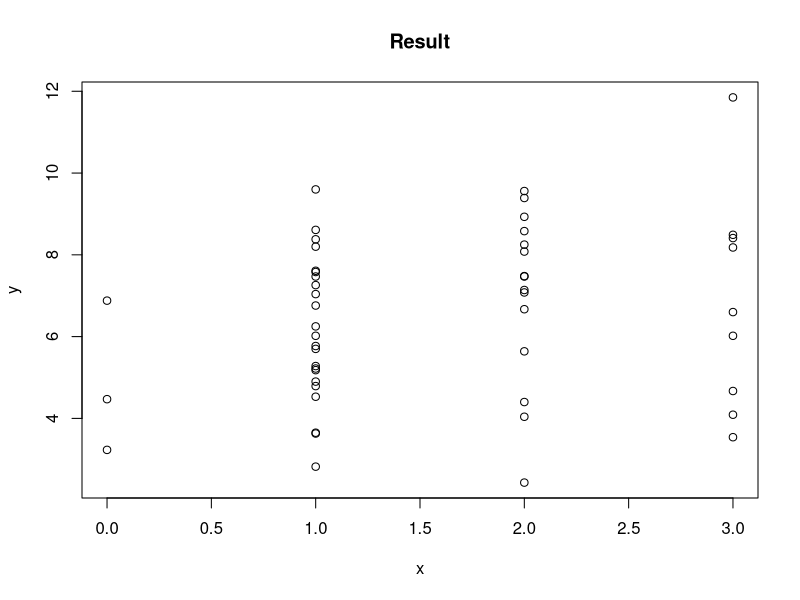
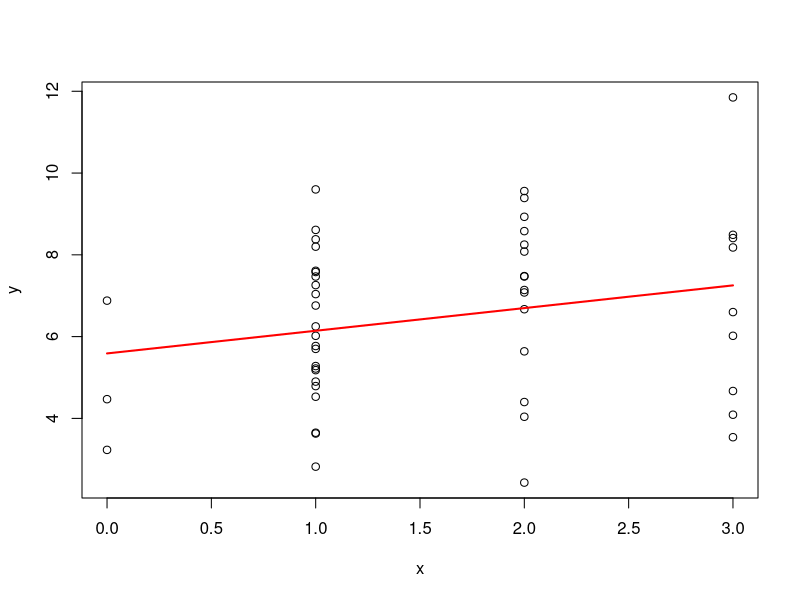
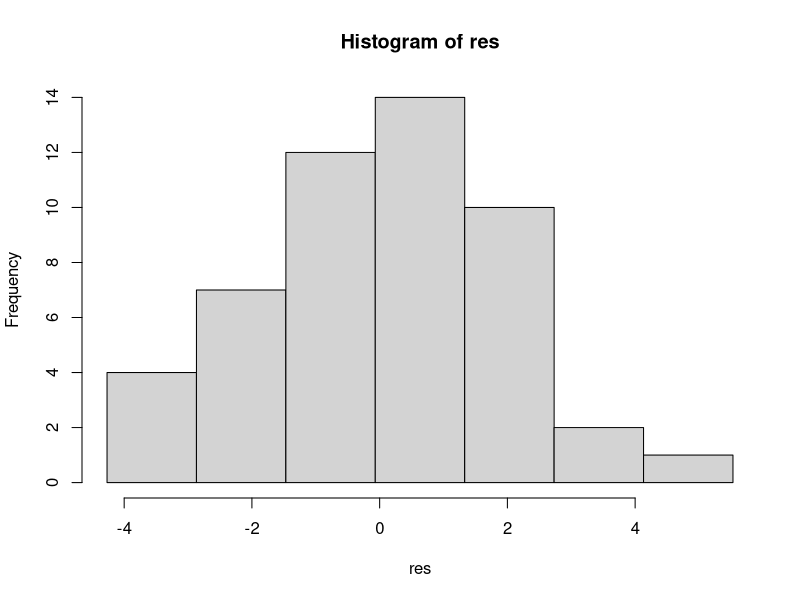
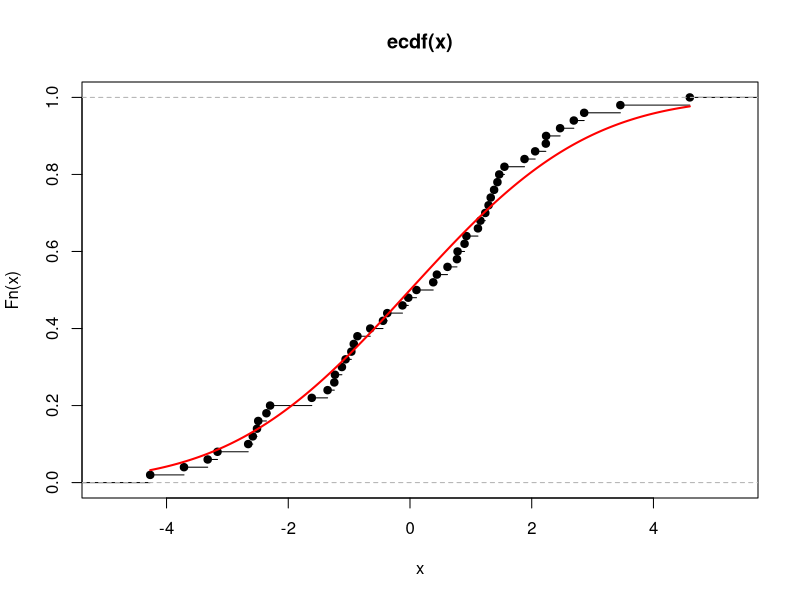
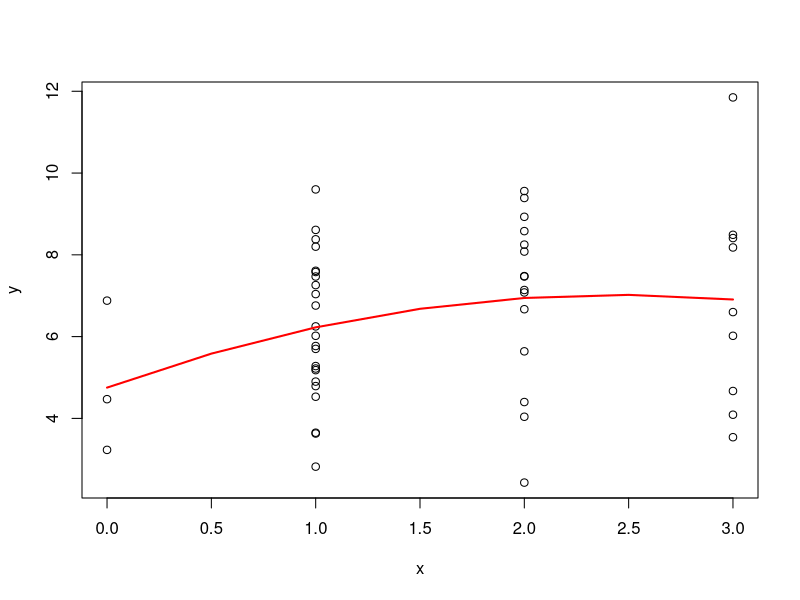
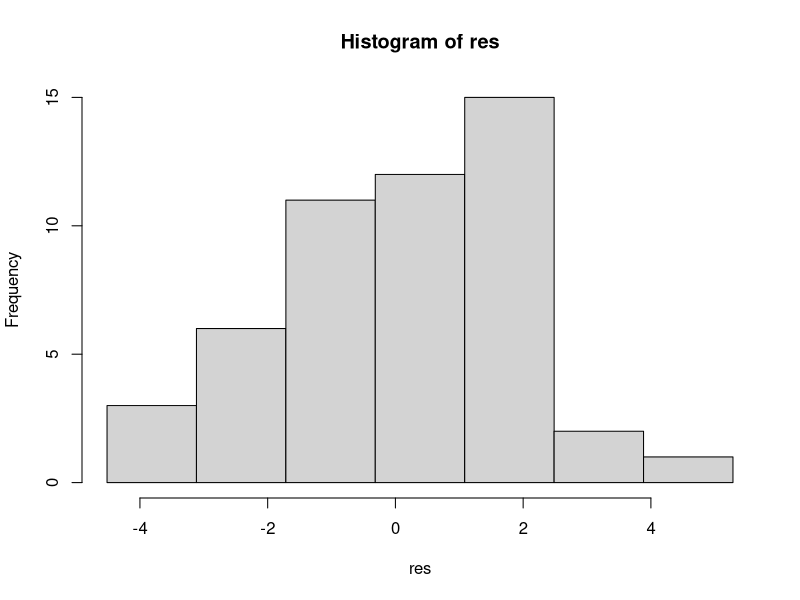
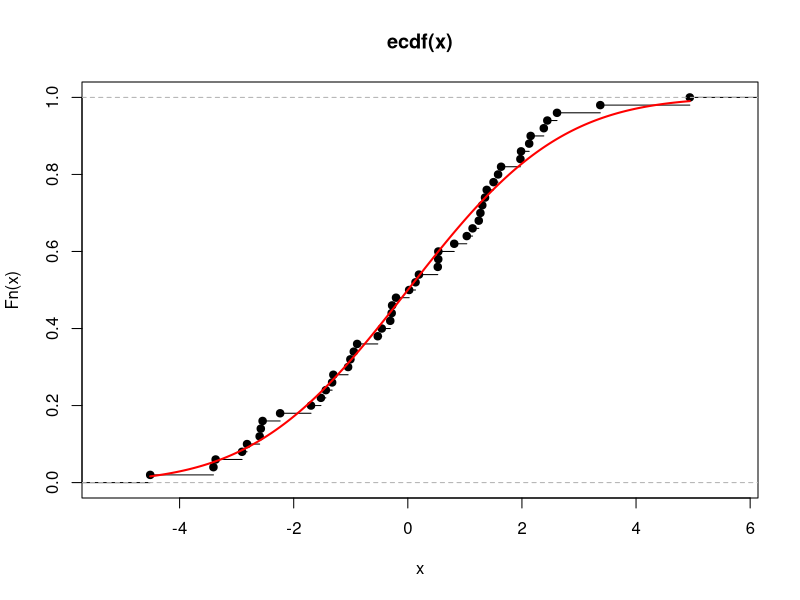

These figures' R source, in order:
## ---- chunk 1
x <- c(1,3,0,3,1,2,1,2,1,2,2,3,1,2,1,3,2,1,1,1,2,3,2,1,3,1,1,1,3,1,0,1,1,3,1,3,2,1,2,1,2,2,1,0,2,1,2,1,1,2)
y <- c(9.60, 6.02, 3.23, 8.41, 3.63, 8.25, 6.25, 7.48, 7.61, 5.64, 4.40, 4.09, 7.04, 8.93, 6.02, 8.49, 7.08,
         7.58, 8.20, 7.47, 7.47, 6.60, 7.14, 5.18, 3.54, 5.28, 5.77, 4.90, 4.67, 5.70, 6.88, 4.53, 7.26, 8.18,
         5.22, 11.85, 8.58, 2.82, 2.43, 3.65, 6.67, 8.08, 6.76, 4.47, 4.04, 8.61, 9.39, 8.38, 4.79, 9.56)

al<- 0.2
h <-1.4
## ---- chunk 2
plot(x,y,main="Result")
## ---- chunk 3

## ---- chunk 4
dat<-data.frame(y=y,x=x)
dat1<-dat[order(x),]
## ---- chunk 5
n<-length(y)
x0<-array(1,dim=n)
X<-t(matrix(c(x0,x),nrow=n,ncol=2))
Y<-as.matrix(y)
S<-X%*%t(X)
S1<-solve(S)
bhat<-S1%*%X%*%Y
## ---- chunk 6
plot(x, y)
x1 <- seq(from = min(x), to = max(x), by = (0.5))
y1 <- bhat[1] + bhat[2] * x1
points(x1, y1, "l", col="red", lwd=2)
## ---- chunk 7
  res<-Y-t(X)%*%as.matrix(bhat)
SS<-sum(res^2)
s2<-SS/(n-2)
## ---- chunk 8
brk<-seq(min(res), max(res) + h, by=h)
hist(res,breaks=brk)
## ---- chunk 9
hh<-hist(res,breaks=brk,plot=FALSE)
nu<-hh$counts
breaks = hh$breaks;
r = length(breaks) - 1
l.b<-length(brk)
csq0<-function(s){
  if (s>0){
    p<-pnorm(brk[2:l.b],0,s)-pnorm(brk[1:(l.b-1)],0,s)
    return(sum((nu-n*p)^2/n/p))
  } else {
    return(Inf)
  }
}
csq.s<-nlm(csq0,p=sqrt(s2))$minimum
pv<-pchisq(csq.s,r - 2,lower.tail=FALSE)
## ---- chunk 10
kolm.stat<-function(s){
  sres<-sort(res)
  fdistr<-pnorm(sres,0,s)
  max(abs(c(0:(n-1))/n-fdistr),abs(c(1:n)/n-fdistr))
}
ks.dist<-nlm(kolm.stat,p=sqrt(s2))$minimum


## ---- chunk 11
x2<-c(0:1000)*(max(res)-min(res))/1000+min(res)
y2<-pnorm(x2,0,nlm(kolm.stat,p=sqrt(s2))$estimate)

plot.ecdf(res)
points(x2,y2,"l",col="red",lwd=2)
## ---- chunk 12
C<-diag(c(1,1))
ph<-bhat
V<-diag(S1)
xa<-qt(1-al/2,n-2)
s1<-sqrt(s2)
d<-xa*s1*sqrt(V)
CI<-data.frame(lw=ph-d,up=ph+d)
## ---- chunk 13
print(bhat)
## ---- chunk 14
print(S1)
## ---- chunk 15
FST<-bhat[2]^2/V[2]/s2
pv.f<-pf(FST,1,n-2,lower.tail=FALSE)
## ---- chunk 16
x0 <- array(1, dim=n)
X <- t(matrix(c(x0, x, x^2), nrow=n, ncol=3))
Y <- as.matrix(y)
S <- X%*%t(X)
S1 <- solve(S)
bht <- S1%*%X%*%Y
## ---- chunk 17
plot(x, y)
x1 <- seq(from = min(x), to = max(x), by = (0.5))
y1 <- bht[1] + bht[2] * x1 + bht[3] * x1^2
points(x1, y1, "l", col="red", lwd=2)
## ---- chunk 18
res<-Y-t(X)%*%as.matrix(bht)
SS<-sum(res^2)
s2<-SS/(n-2)
## ---- chunk 19
brk<-seq(min(res), max(res) + h, by=h)
hist(res,breaks=brk)
## ---- chunk 20
l.b<-length(brk)
brk[1]<- -Inf
brk[l.b]<-Inf
#r = length(breaks) - 1
hh<-hist(res,breaks=brk,plot=FALSE)
nu<-hh$counts
breaks = hh$breaks;
r = length(breaks) - 1

l.b<-length(brk)
csq0<-function(s){
  if (s>0){
    p<-pnorm(brk[2:l.b],0,s)-pnorm(brk[1:(l.b-1)],0,s)
    return(sum((nu-n*p)^2/n/p))
  } else {
    return(Inf)
  }
}
csq.s<-nlm(csq0,p=sqrt(s2))$minimum
pv<-pchisq(csq.s,r-3,lower.tail=FALSE)

## ---- chunk 21
kolm.stat<-function(s){
  sres<-sort(res)
  fdistr<-pnorm(sres,0,s)
  max(abs(c(0:(n-1))/n-fdistr),abs(c(1:n)/n-fdistr))
}
ks.dist<-nlm(kolm.stat,p=sqrt(s2))$minimum


x2<-c(0:1000)*(max(res)-min(res))/1000+min(res)
y2<-pnorm(x2,0,nlm(kolm.stat,p=sqrt(s2))$estimate)
## ---- chunk 22
plot.ecdf(res)
points(x2,y2,"l",col="red",lwd=2)
## ---- chunk 23
C<-diag(c(1,1,1))
ph<-bht #t(C)%*%bhat
V<-diag(S1) # diag(C%*%S1%*%t(C))
xa<-qt(1-al/2,n-2)
s1<-sqrt(s2)
d<-xa*s1*sqrt(V)
CI<-data.frame(lw=ph-d,up=ph+d)
## ---- chunk 24
print(CI)
## ---- chunk 25
print(bht)
## ---- chunk 26
print(S1)
## ---- chunk 27
FST<-bht[3]^2/S1[2,2]/s2
pv.f<-pf(FST,1,n-2,lower.tail=FALSE)
